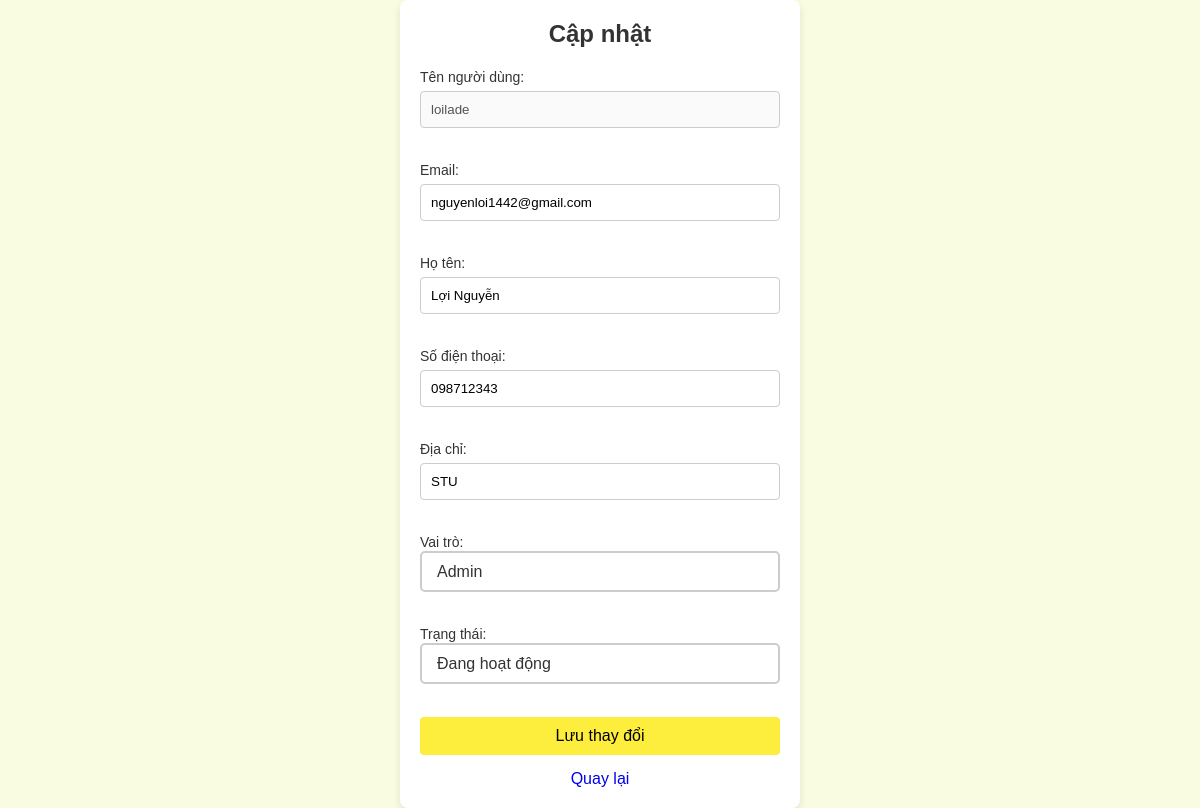
The app's page /admin/manager/function-user/formedituser.php?id=loilade with its own data.
### tables this page shows
CREATE TABLE IF NOT EXISTS `users` (
  `id` int NOT NULL AUTO_INCREMENT,
  `Username` varchar(100) NOT NULL,
  `Password` varchar(255) NOT NULL,
  `Code` varchar(50) DEFAULT NULL,
  `FullName` varchar(100) NOT NULL,
  `Email` varchar(100) DEFAULT NULL,
  `Phone` varchar(20) DEFAULT NULL,
  `Address` varchar(255) DEFAULT NULL,
  `RoleID` int DEFAULT NULL,
  `user_status` varchar(50) NOT NULL,
  PRIMARY KEY (`id`),
  KEY `RoleID` (`RoleID`)
);

### admin/manager/function-user/formedituser.php (the view, shortened to what this page needs)
<?php
require "update_user.php";
if (isset($_GET['id'])) {
    $username = $_GET['id'];
    try {
        $sql = "SELECT * FROM users WHERE Username = :username";
        $stmt = $pdo->prepare($sql);
        $stmt->execute([':username' => $username]);
        $user = $stmt->fetch(PDO::FETCH_ASSOC);
    } catch (PDOException $e) {
        echo "Lỗi truy vấn: " . $e->getMessage();
        exit();
    }
} else {
    die("Thiếu tham số ID.");
}
?>
<!DOCTYPE html>
<html lang="en">
<head>
    <link rel="stylesheet" href="../../css/login.css">
    <link rel="stylesheet" href="https://cdnjs.cloudflare.com/ajax/libs/font-awesome/6.0.0-beta3/css/all.min.css">
    <link rel="stylesheet" href="../../css/toggle-eye.css">
    <link rel="stylesheet" href="../../css/message.css">
</head>
<body>
    <div class="container" id="loginForm">
        <h2>Cập nhật</h2>
        <form method="post" action="update_user.php?id=<?php echo $user['Username'] ?? ''; ?>">
            <div class="form-group">
                <label for="username">Tên người dùng:</label>
                <input type="text" id="username" name="username" value="<?php echo $user['Username'] ?? ''; ?>" disabled /><br><br>
            </div>
            <div class="form-group">
                <label for="email">Email:</label>
                <input type="email" id="email" name="email" value="<?php echo $user['Email'] ?? ''; ?>" required /><br><br>
            </div>
            <div class="form-group">
                <label for="FullName">Họ tên:</label>
                <input type="text" id="FullName" name="FullName" value="<?php echo $user['FullName'] ?? ''; ?>" required /><br><br>
            </div>
            <div class="form-group">
                <label for="Phone">Số điện thoại:</label>
                <input type="number" id="Phone" name="Phone" value="<?php echo $user['Phone'] ?? ''; ?>" required /><br><br>
            </div>
            <div class="form-group">
                <label for="Address">Địa chỉ:</label>
                <input type="text" id="Address" name="Address" value="<?php echo $user['Address'] ?? ''; ?>" required /><br><br>
            </div>
            <div class="form-group">
                <label for="RoleID">Vai trò:</label>
                <select name="RoleID" required>
                    <option value="5" <?php echo (isset($user['RoleID']) && $user['RoleID'] == 5) ? 'selected' : ''; ?>>Admin</option>
                </select><br><br>
            </div>
            <div class="form-group">
                <label for="user_status">Trạng thái:</label>
                <select name="user_status" required>
                    <option value="Đang hoạt động" <?php echo (isset($user['user_status']) && $user['user_status'] == "Đang hoạt động") ? 'selected' : ''; ?>>Đang hoạt động</option>
                </select><br><br>
            </div>
            <button type="submit" class="btn">Lưu thay đổi</button>
            <p class="btn-return"><a href="../user.php">Quay lại</a></p>
        </form>
    </div>
</body>
</html>

### admin/css/login.css (style rules this page uses)
* { box-sizing: border-box; margin: 0; padding: 0; font-family: Arial, sans-serif; }
body { display: flex; justify-content: center; align-items: center; min-height: 100vh; background-color: #f9fce1; }
.container { width: 400px; padding: 20px; background-color: #ffffff; box-shadow: 0 4px 8px rgba(0, 0, 0, 0.1); border-radius: 8px; text-align: center; }
h2 { color: #333; margin-bottom: 20px; }
.form-group { margin-bottom: 15px; text-align: left; }
.form-group label { font-size: 14px; color: #333; }
.form-group input { width: 100%; padding: 10px; margin-top: 5px; border: 1px solid #ccc; border-radius: 4px; }
.btn { width: 100%; padding: 10px; border: none; border-radius: 4px; background-color: #fde800c3; font-size: 16px; color: #000000; cursor: pointer; transition: background-color 0.3s ease; }
select { width: 100%; padding: 10px 15px; font-size: 16px; font-family: 'Arial', sans-serif; border: 2px solid #ccc; border-radius: 5px; background-color: #fff; color: #333; appearance: none; -webkit-appearance: none; -moz-appearance: none; box-sizing: border-box; transition: border-color 0.3s ease, box-shadow 0.3s ease; }

### admin/manager/function-user/formedituser.php (style rules this page uses)
a { text-decoration: none; }
.btn-return { margin-top: 15px; font-size: 1rem; }

### records on screen
users: username "loilade", email "nguyenloi1442@gmail.com", FullName "Lợi Nguyễn", Phone "098712343", Address "STU", RoleID "Admin", user_status "Đang hoạt động"
